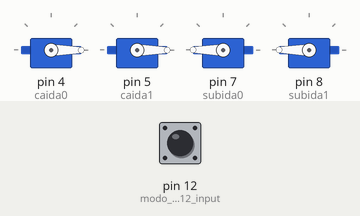
Recording of a sketch running on a simulated Arduino Uno, built with avr-gcc and run on an emulated ATmega328P. On the bench: 4 × servo. Inputs (shaded band) come from the test bench; at power-on: pin 12 (modo_pin_digital_12_input) HIGH.

Above: at 1.2 s.
1.3 s: pin 12 (modo_pin_digital_12_input) pulled LOW for 0.15 s
At 3.01 s:
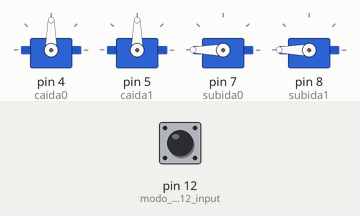
Timing chart, 0 to 10.3 s (numbered marks = the images above; inputs shaded):
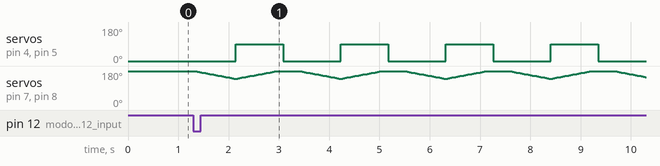

The sketch:

tap.ino
```cpp
#include "Servo.h"

Servo subida0; // objetos servos
Servo subida1;
Servo caida0;
Servo caida1;

int pos0 = 180; // var posicion servos subida
int rep = 0;    // var repeticiones, no modifcar valor aqui

void setup() {

  pinMode(12, INPUT_PULLUP); // modo pin digital 12 input con resistencia pullup

  caida0.attach(4); // asignar salidas digitales servos
  caida1.attach(5);
  subida0.attach(7);
  subida1.attach(8);

  caida0.write(0); // servos posicion inicial
  caida1.write(0);
  subida0.write(180);
  subida1.write(180);
}

void loop() {
    if (digitalRead(12) == LOW) { // valor low = boton pulsado
      for (rep = 0; rep < 100 ; rep++) { // contador de repeticiones, modificar valor aqui
       for (pos0 = 180; pos0 >= 140; pos0 -= 2) { // subir desde posicion inicial
          subida0.write(pos0);
          subida1.write(pos0);
          delay(40);
       }
       caida0.write(90); // bloquear plataforma tap arriba
       caida1.write(90);
       for (pos0 = 140; pos0 <= 180; pos0 += 2) { // bajar servos
        subida0.write(pos0);
        subida1.write(pos0);
        delay(40);
       }
       delay(100);
       caida0.write(0); // espera 0,1 segundo y hace caer plataforma
       caida1.write(0);
       delay(300); // tiempo antes de repetir la subida 0,3 s
      }
 }
    delay(20);
}
```
